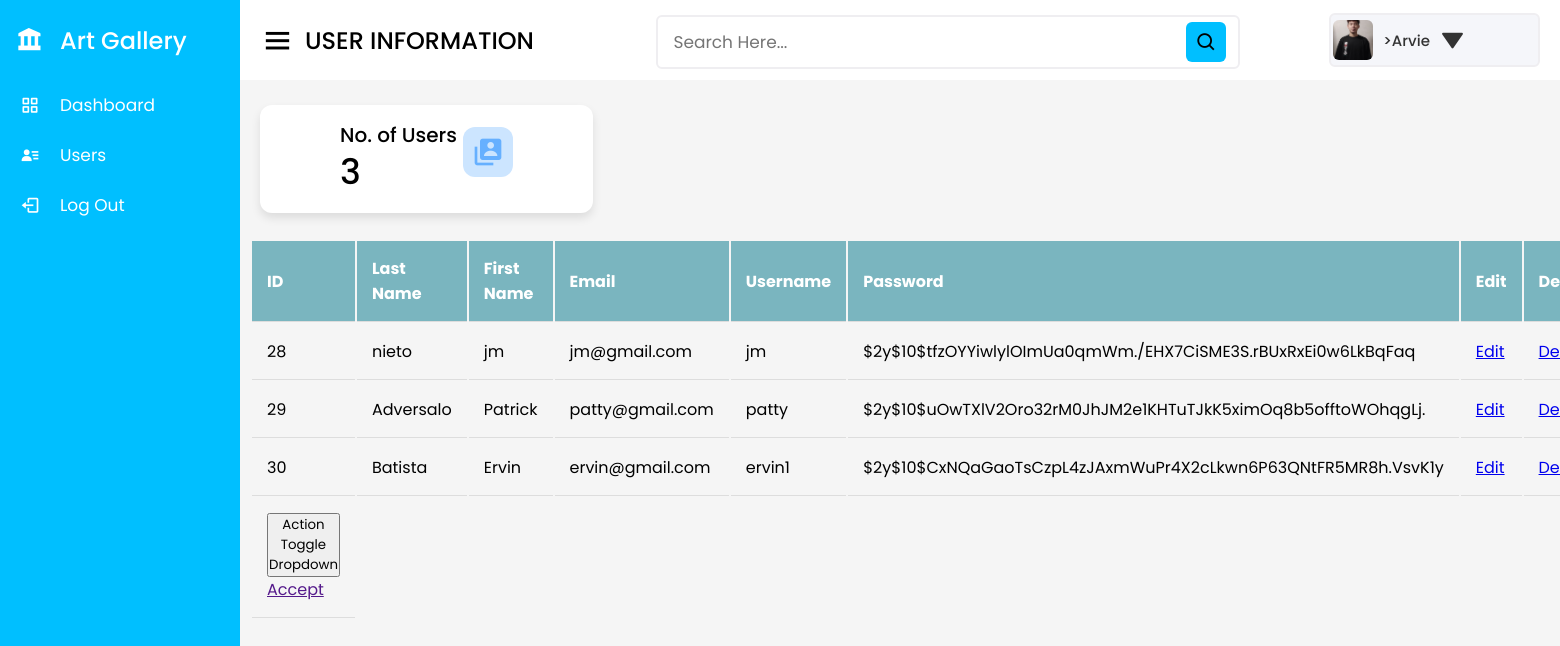
Page /admin_user.php (signed in) on the committed database.
### tables this page shows
CREATE TABLE `signup` (
  `id` int(11) NOT NULL,
  `last` varchar(30) NOT NULL,
  `first` varchar(30) NOT NULL,
  `email` varchar(30) NOT NULL,
  `username` varchar(20) NOT NULL,
  `password` varchar(200) NOT NULL,
  `user_type` char(10) NOT NULL
);

### admin_user.php (the view, shortened to what this page needs)
<?php
	include('dbconnect.php');
	$uid = $_SESSION['user'];
	$sql = "SELECT * FROM signup WHERE username = '$uid'; ";
	$first = '';
	$result = mysqli_query($conn, $sql);
	if(mysqli_num_rows($result)>0){
		while($row = mysqli_fetch_array($result)){
			$first = $row['first'];
		}
	}
?>
<!DOCTYPE html>
<html lang="en" dir="ltr">
    <head>
        <link href='https://unpkg.com/boxicons@2.1.1/css/boxicons.min.css' rel='stylesheet'>
        <link rel="stylesheet" href="assets/css/admin_user.css">
    </head>
<body>
<div class="sidebar">
            <div class="logo-details">
                <i class='bx bxs-landmark' ></i>
                <span class="logo_name">Art Gallery</span>
            </div>
            <ul class="nav-links">
                <li>
                    <a href="admin.php">
                        <i class='bx bx-grid-alt' ></i>
                        <span class="links_name">Dashboard</span>
                    </a>
                </li>
                <li>
                    <a href="admin_user.php">
                        <i class='bx bxs-user-detail' ></i>
                        <span class="links_name">Users</span>
                    </a>
                </li>
                <li class="logout">
                    <a href="admin.php?logout='1'">
                        <i class='bx bx-log-out' ></i>
                        <span class="links_name" >Log Out</span>
                    <a>
                </li>
            </ul>
    </div>
    <section class="home-section">
        <nav>
            <div class="sidebar-button">
                <i class='bx bx-menu sidebarBtn' ></i>
                <span class="dashboard">USER INFORMATION</span>
            </div>
            <div class="search-box">
                <input type="text" placeholder="Search Here...">
                <i class='bx bx-search' ></i>
            </div>
            <div class="profile-details">
                <img src="assets/img/<?php echo $first; ?>.jpg" alt="">
                <span class="admin_name">><?php echo $first; ?></span>
                <i class='bx bxs-down-arrow'></i>
            </div>
        </nav>
		<p>&nbsp;</p>
        <div class="home-content">
            <div class="overview-boxes">
                <div class="box">
                    <div class="left-side">
                        <div class="box_topic">No. of Users</div>
                        <div class="number">
						<?php
						$select_count = "SELECT count(*) as 'count' FROM signup WHERE user_type = 'user';";
						$user_count = mysqli_query($conn,$select_count);
						while($rows = mysqli_fetch_array($user_count))
						{
						?>
							<p><?php echo $rows['count']; ?></p>
						<?php
						}
						?>
                        </div>
                    </div>
					<i class='bx bxs-user-account user'></i>
                </div>
            </div>
        </div>
            <form id="form1" name="form1" method="post">
              <table class="table" >
                <thead>
				<tr>
					<th width="220">ID</th>
                    <th width="194">Last Name</th>
                    <th width="220" >First Name</th>
					<th width="220">Email</th>
					<th width="220">Username</th>
					<th width="220">Password</th>
                    <th width="164">Edit</th>
                    <th width="159">Delete</th>
                  </tr>
				</thead>
				<tbody>
				<?php
					$sql = " SELECT * from signup WHERE user_type = 'user';";
					$result = mysqli_query($conn,$sql);
					while($row = mysqli_fetch_array($result))
					{
						?>
						 <tr>
							 <td ><?php echo $row['id']; ?></td>
                   			 <td ><?php echo $row['last']; ?></td>
                    		 <td ><?php echo $row['first']; ?></td>
                   			 <td ><?php echo $row['email']; ?></td>
							 <td ><?php echo $row['username']; ?></td>
							 <td ><?php echo $row['password']; ?></td>
                   			 <td><a href="edit_user.php?id=<?php echo $row['id'];?>" >Edit</a></td>
							 <td> <a href="delete_user.php?id=<?php echo $row['id'];?> " onclick="return YNconfirm();"  >Delete</a></td>
                  		</tr>
						<?php
					}
					?>
				<td class="px-2 py-1 align-middle text-center">
                                    <button type="button" class="btn btn-flat border btn-light btn-sm dropdown-toggle dropdown-icon" data-toggle="dropdown">
                                        Action
                                    <span class="sr-only">Toggle Dropdown</span>
                                    </button>
                                    <div class="dropdown-menu" role="menu">
                                        <a href =""><span class="fa fa-eye text-dark"></span> Accept</a>
                                    </div>
                                </td>
                </tbody>
              </table>
              <p>&nbsp;</p>
            </form>
    </section>
</body>
</html>

### assets/css/admin_user.css (style rules this page uses)
* { padding: 0; margin: 0; box-shadow: border-box; font-family: "Poppins", sans-serif; }
body { min-height: 100vh; width: 100%; }
.sidebar { position: fixed; height: 100%; width: 240px; background: #00BFFF; transition: all 0.5s ease; }
.sidebar .logo-details { height: 80px; width: 100%; display: flex; align-items: center; }
.sidebar .logo-details i { font-size: 28px; font-weight: 500; color: #fff; min-width: 60px; text-align: center; }
.sidebar .logo-details .logo_name { font-size: 24px; font-weight: 500; color: #fff; white-space: nowrap; }
.sidebar .nav-links li { height: 50px; width: 100%; list-style: none; }
.sidebar .nav-links li a { height: 100%; width: 100%; display: flex; align-items: center; text-decoration: none; transition: all 0.4s ease; }
.sidebar .nav-links li a i { min-width: 60px; text-align: center; color: #fff; font-size: 20px; }
.sidebar .nav-links li a .links_name { color: #fff; font-size: 17px; font-weight: 400; white-space: nowrap; }
.home-section { position: relative; background: #f5f5f5; min-height: 100vh; width: calc(100% - 240px); left: 240px; transition: all 0.5s ease; }
.home-section nav { height: 80px; background: #fff; padding: 0 20px; display: flex; align-items: center; justify-content: space-between; }
.home-section nav .sidebar-button { display: flex; align-items: center; font-size: 24px; font-weight: 500; }
.home-section nav .sidebar-button i { font-size: 35px; margin-right: 10px; }
.home-section nav .search-box { height: 50px; width: 550px; margin: 0 20px; position: relative; }
nav .search-box input { position: absolute; height: 100%; width: 100%; border-radius: 6px; padding: 0 15px; font-size: 17px; border: 2px solid #EFEEF1; outline: none; }
nav .search-box .bx-search { position: absolute; right: -20px; top: 85%; transform: translateY(-90%); height: 40px; width: 40px; background: #00BFFF; border-radius: 6px; font-size: 22px; line-height: 40px; text-align: center; }
.home-section nav .profile-details { display: flex; align-items: center; height: 50px; min-width: 190px; background: #F5F6FA; border: 2px solid #EFEEF1; border-radius: 6px; padding: 0 15px 0 2px; }
nav .profile-details img { height: 40px; width: 40px; object-fit: cover; border-radius: 6px; }
nav .profile-details .admin_name { font-size: 15px; font-weight: 500; color: #333; margin: 0 10px; white-space: nowrap; }
nav .profile-details i { color: #333; font-size: 25px; }
.home-content .overview-boxes { display: flex; align-items: center; justify-content: space-between; flex-wrap: wrap; padding: 0 20px; margin-bottom: 26px; }
.overview-boxes .box { display: flex; align-items: center; justify-content: center; width: calc(100% / 4 - 15px); background: #fff; padding: 15px 14px; border-radius: 12px; box-shadow: 0 5px 10px rgba(0,0,0,0.1); }
.home-content .overview-boxes .box { display: flex; align-items: center; padding: 15px 14px; background: #fff; }
.home-content .overview-boxes .box_topic { font-size: 20px; font-weight: 500; }
.home-content .overview-boxes .number { font-size: 35px; font-weight: 500; margin-top: -5px; display: inline-block; }
.overview-boxes .box .user { display: inline-block; font-size: 32px; height: 50px; width: 50px; background: #cce5ff; line-height: 50px; text-align: center; color: #66b0ff; border-radius: 12px; margin: -15px 0 0 6px; }
th, td { padding: 15px; text-align: left; border-bottom: 1px solid #ddd; }
th { background-color: #7AB5BF; color: white; }
.table { padding-left: 10px; }

### rows in the picture
signup: first (picture), first "Arvie"
signup: id "28", last "nieto", first "jm", email "jm@gmail.com", username "jm", password "$2y$10$tfzOYYiwlylOImUa0qmWm./EHX7CiSME3S.rBUxRxEi0w6LkBqFaq"
signup: id "29", last "Adversalo", first "Patrick", email "patty@gmail.com", username "patty", password "$2y$10$uOwTXlV2Oro32rM0JhJM2e1KHTuTJkK5ximOq8b5offtoWOhqgLj."
signup: id "30", last "Batista", first "Ervin", email "ervin@gmail.com", username "ervin1", password "$2y$10$CxNQaGaoTsCzpL4zJAxmWuPr4X2cLkwn6P63QNtFR5MR8h.VsvK1y"

### other values in the picture
$rows['count'] "3"
